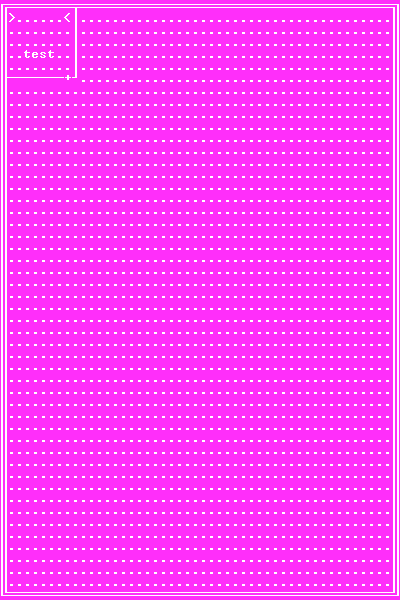

A level layout from a 2D game, rendered from its tile map. Below: a short description, then the map file with tile-grid data replaced by summaries:
An orthogonal 50x50 tile map with 8x12 px tiles, 1 tile layer (Tile Layer 1).

<map version="1.0" orientation="orthogonal" renderorder="right-down" width="50" height="50" tilewidth="8" tileheight="12" nextobjectid="1">
 <tileset firstgid="1" name="tiles_ascii" tilewidth="8" tileheight="12" tilecount="256" columns="16">
  <image source="tiles_ascii.png" width="128" height="192" />
 </tileset>
 <layer name="Tile Layer 1" width="50" height="50">
  <data>[2500 cells, 2500 non-empty, 18 distinct tile ids]</data>
 </layer>
</map>
